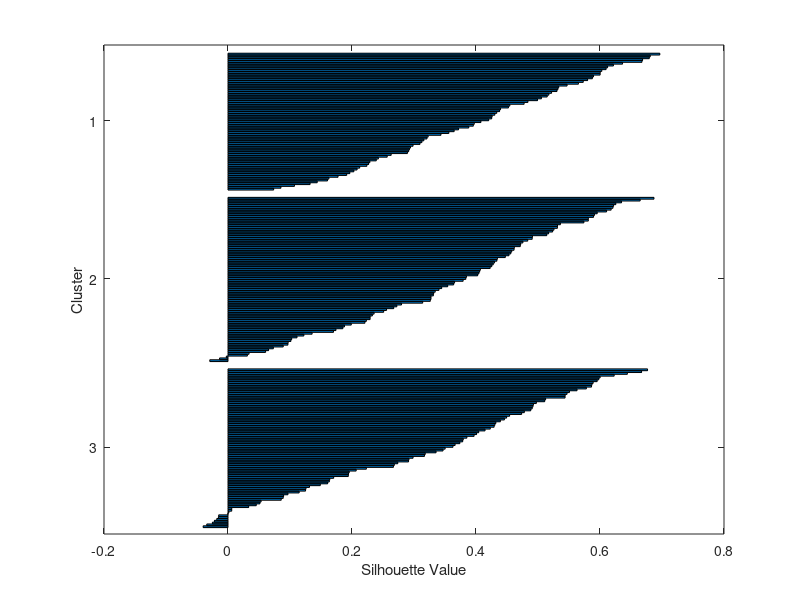

Reproduce this figure in MATLAB. (Note: this script raises an error after producing the figure.)
clc;
clearvars;

% Example data (replace with your actual data)
x1 = randn(36, 43); % Frequency domain features for user 1
x2 = randn(36, 43); % Frequency domain features for user 2
x3 = randn(36, 43); % Frequency domain features for user 3
x4 = randn(36, 43); % Frequency domain features for user 4
x5 = randn(36, 43); % Frequency domain features for user 5
x6 = randn(36, 43); % Frequency domain features for user 6
x7 = randn(36, 43); % Frequency domain features for user 7
x8 = randn(36, 43); % Frequency domain features for user 8
x9 = randn(36, 43); % Frequency domain features for user 9
x10 = randn(36, 43); % Frequency domain features for user 10

y1 = randn(36, 88); % Time domain features for user 1
y2 = randn(36, 88); % Time domain features for user 2
y3 = randn(36, 88); % Time domain features for user 3
y4 = randn(36, 88); % Time domain features for user 4
y5 = randn(36, 88); % Time domain features for user 5
y6 = randn(36, 88); % Time domain features for user 6
y7 = randn(36, 88); % Time domain features for user 7
y8 = randn(36, 88); % Time domain features for user 8
y9 = randn(36, 88); % Time domain features for user 9
y10 = randn(36, 88); % Time domain features for user 10

% Combine the frequency-domain and time-domain features for each user
combinedFeatures = [
    [x1, y1];
    [x2, y2];
    [x3, y3];
    [x4, y4];
    [x5, y5];
    [x6, y6];
    [x7, y7];
    [x8, y8];
    [x9, y9];
    [x10, y10]
];

% Normalize the combined features
combinedFeatures = (combinedFeatures - mean(combinedFeatures)) ./ std(combinedFeatures);

% Split the dataset into training (70%), validation (15%), and test (15%) sets
numSamples = size(combinedFeatures, 1);
numTrain = round(0.7 * numSamples);   % 70% for training
numVal = round(0.15 * numSamples);    % 15% for validation
numTest = numSamples - numTrain - numVal;  % Remaining for test

% Randomly shuffle the indices
shuffledIndices = randperm(numSamples);

% Split the data
trainData = combinedFeatures(shuffledIndices(1:numTrain), :);
valData = combinedFeatures(shuffledIndices(numTrain+1:numTrain+numVal), :);
testData = combinedFeatures(shuffledIndices(numTrain+numVal+1:end), :);

% Apply PCA (Manually)
covMatrix = cov(trainData);
[eigenvectors, eigenvalues] = eig(covMatrix);
[sortedEigenvalues, sortIdx] = sort(diag(eigenvalues), 'descend');
sortedEigenvectors = eigenvectors(:, sortIdx);
numComponents = 3;
trainReducedFeatures = trainData * sortedEigenvectors(:, 1:numComponents);
valReducedFeatures = valData * sortedEigenvectors(:, 1:numComponents);
testReducedFeatures = testData * sortedEigenvectors(:, 1:numComponents);

% Initialize parameters
numClusters = 3;  % Number of clusters
maxIter = 100;    % Maximum iterations
tol = 1e-4;       % Convergence tolerance
epochs = 20;      % Train for multiple epochs

% Tracking Silhouette Scores for visualization
trainSilhouetteScores = zeros(epochs, 1);
valSilhouetteScores = zeros(epochs, 1);

% Training K-Means for multiple epochs
for epoch = 1:epochs
    % Initialize centroids randomly
    centroids = trainReducedFeatures(randperm(size(trainReducedFeatures, 1), numClusters), :);
    
    for iter = 1:maxIter
        % Assign samples to the nearest centroid using Euclidean distance
        distances = zeros(size(trainReducedFeatures, 1), numClusters);
        for i = 1:size(trainReducedFeatures, 1)
            for k = 1:numClusters
                distances(i, k) = sum((trainReducedFeatures(i, :) - centroids(k, :)).^2); % Euclidean distance
            end
        end
        [~, clusterIndices] = min(distances, [], 2);
        
        % Compute new centroids
        newCentroids = zeros(numClusters, size(trainReducedFeatures, 2));
        for k = 1:numClusters
            newCentroids(k, :) = mean(trainReducedFeatures(clusterIndices == k, :), 1);
        end
        
        % Check for convergence (if centroids do not change significantly)
        if norm(newCentroids - centroids) < tol
            disp('Convergence reached.');
            break;
        end
        centroids = newCentroids;
    end

    % Evaluate clustering using Silhouette Score on training and validation sets
    trainSilhouetteScores(epoch) = mean(silhouette(trainReducedFeatures, clusterIndices));
    
    % Assign clusters to validation data
    distancesVal = zeros(size(valReducedFeatures, 1), numClusters);
    for i = 1:size(valReducedFeatures, 1)
        for k = 1:numClusters
            distancesVal(i, k) = sum((valReducedFeatures(i, :) - centroids(k, :)).^2);
        end
    end
    [valClusterIndices, ~] = min(distancesVal, [], 2);
    
    valSilhouetteScores(epoch) = mean(silhouette(valReducedFeatures, valClusterIndices));
end

% Plot the accuracy/silhouette scores over epochs
figure;
subplot(1,2,1);
plot(1:epochs, trainSilhouetteScores, '-o', 'LineWidth', 2);
title('Training Silhouette Score Over Epochs');
xlabel('Epochs');
ylabel('Silhouette Score');
grid on;

subplot(1,2,2);
plot(1:epochs, valSilhouetteScores, '-o', 'LineWidth', 2);
title('Validation Silhouette Score Over Epochs');
xlabel('Epochs');
ylabel('Silhouette Score');
grid on;

% 3. Final Clustering Evaluation on Test Set
distancesTest = zeros(size(testReducedFeatures, 1), numClusters);
for i = 1:size(testReducedFeatures, 1)
    for k = 1:numClusters
        distancesTest(i, k) = sum((testReducedFeatures(i, :) - centroids(k, :)).^2);
    end
end
[testClusterIndices, ~] = min(distancesTest, [], 2);

% Plot final clustering result on test set
figure;
gscatter(testReducedFeatures(:, 1), testReducedFeatures(:, 2), testClusterIndices, 'rgb', 'xo', 8);
title('Test Set Clustering');
xlabel('Principal Component 1');
ylabel('Principal Component 2');
grid on;


%{

Multiple Epochs for K-Means: The code now trains the K-Means clustering for 20 epochs to refine the clusters gradually.
Silhouette Score Monitoring: After each epoch, the Silhouette Scores for both training and validation sets are calculated and plotted, so you can track how well the clustering is improving over time.
Cluster Evaluation: The final clustering result is evaluated on the test set after training, with a visual plot showing how well the data is clustered.
Clustering Quality Over Epochs: The Silhouette Scores for both training and validation sets are plotted, helping to monitor if the model is improving over time.



%}